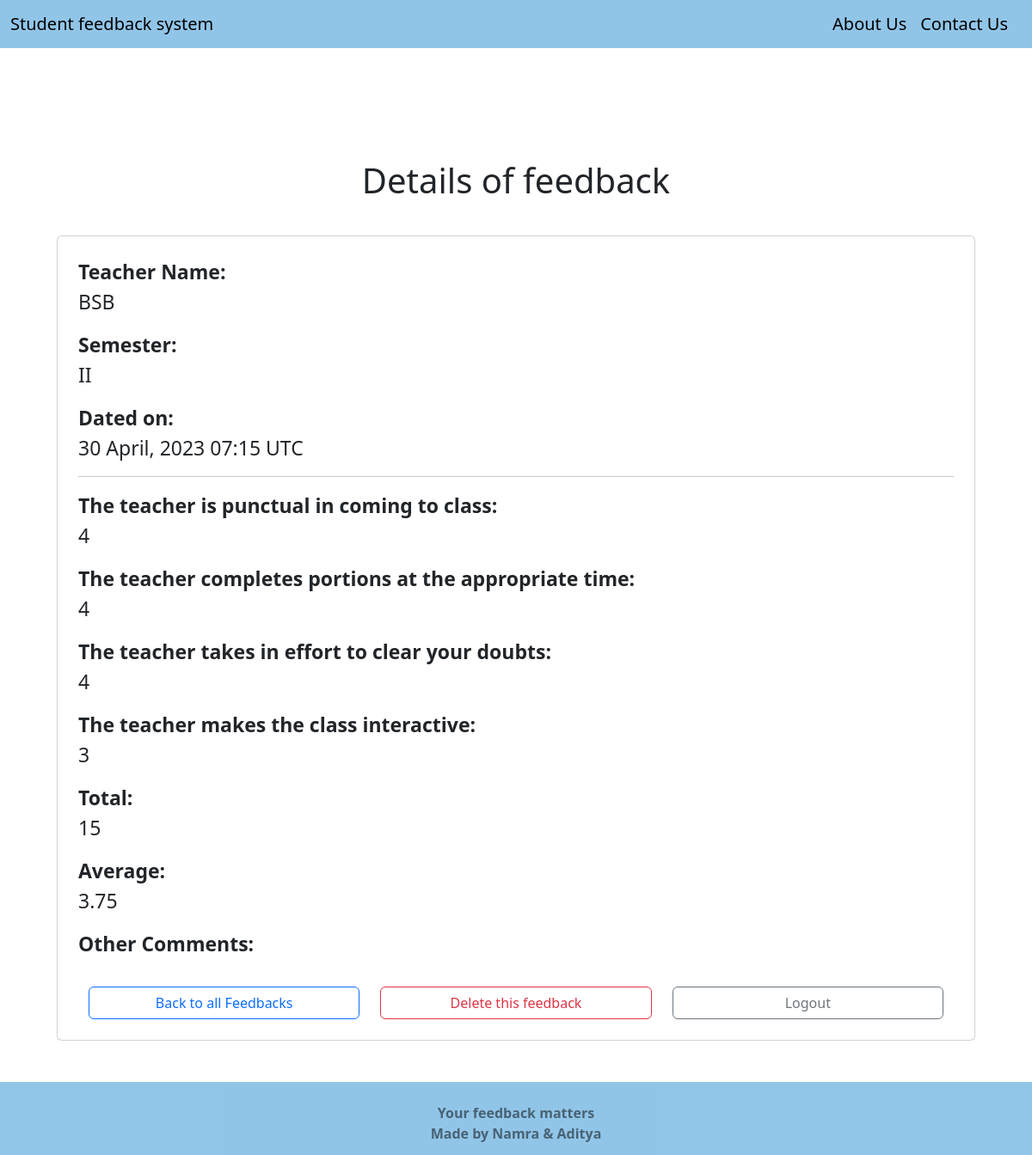
The page /review/feedback/34/ on the database its author committed.
### Feedback/models.py (models this page shows, shortened)
class FeedbackData(models.Model):
    CHOICES = (
            (1,'Unsatisfactory'),
            (2,'Satisfactory'),
            (3,'Good'),
            (4,'Very Good'),
            (5,'Outstanding')
            )
    date_submitted = models.DateTimeField(auto_now=True)
    teacher_name = models.ForeignKey(Faculty, verbose_name='Name of Teacher',
                                     on_delete=models.CASCADE)
    semester = models.ForeignKey(Semester, verbose_name='Semester',
                                  on_delete=models.SET_NULL, blank=True, null=True)
    punctuality = models.PositiveSmallIntegerField(verbose_name='The teacher is punctual in coming to class',
                                   default = None, blank=False, null=False,
                                   choices=CHOICES)
    portion = models.PositiveSmallIntegerField(verbose_name='The teacher completes portions at the appropriate time',
                               default = None, blank=False, null=False,
                               choices=CHOICES)
    doubt = models.PositiveSmallIntegerField(verbose_name='The teacher takes in effort to clear your doubts',
                             default = None, blank=False, null=False,
                             choices=CHOICES)
    interactive = models.PositiveSmallIntegerField(verbose_name='The teacher makes the class interactive',
                                   default = None, blank=False, null=False,
                                   choices=CHOICES)
    total = models.PositiveIntegerField()
    average = models.FloatField()
    comments = models.TextField(verbose_name='Any other feedback (your comments)',
                                blank=True)
    class Meta:
        verbose_name = 'Feedback Data'
        verbose_name_plural = 'Feedback Data'
    def __init__(self, *args, **kwargs):
        super(FeedbackData, self).__init__(*args, **kwargs)
        if 'teacher_name' in kwargs:
            self.fields['semester'].queryset = Semester.objects.filter(
                faculty=kwargs['teacher_name']
            )

### Review/models.py (models this page shows, shortened)
class Faculty(models.Model):
    BATCH = (
        ('A','A'),
        ('B','B'),
    )
    name=models.CharField(max_length=100)
    gmail=models.CharField(max_length=100)
    password=models.CharField(max_length=100)
    semester = models.ManyToManyField(Semester)
    subject=models.ManyToManyField(Subject)
    batch=models.CharField(verbose_name='batches',max_length=5,choices=BATCH)
    class Meta:
        verbose_name = 'Faculty'
        verbose_name_plural = 'Faculties'
    def __str__(self):
        return self.name

class Semester(models.Model):
    name=models.CharField(max_length=5)
    def __str__(self):
        return self.name

### Review/views.py (the view)
# urls.py: path('feedback/<int:pk>/', FeedbackDetailView.as_view(), name='FeedbackDetailView'),
class FeedbackDetailView(DetailView):
    model = FeedbackData
    template_name = 'Review/detail_feedback.html'
    context_object_name = 'feedback'

### Review/templates/Review/detail_feedback.html
{% extends 'Home/index.html' %}
{% block content %}
    <div class="container">
        <h1 class="text-center py-3">Details of feedback</h1>
        <div class="card p-4 m-4">
            <p style="font-size: 23px;"><strong>Teacher Name:</strong><br>{{ feedback.teacher_name }}</p>
            <p style="font-size: 23px;"><strong>Semester:</strong><br>{{ feedback.semester }}</p>
            <p style="font-size: 23px;"><strong>Dated on:</strong><br>{{ feedback.date_submitted|date:'d F, Y H:i e' }}</p>
            <hr class="p-0 m-0 mb-3">
            <p style="font-size: 23px;"><strong>The teacher is punctual in coming to class:</strong><br>{{ feedback.punctuality }}</p>
            <p style="font-size: 23px;"><strong>The teacher completes portions at the appropriate time:</strong><br>{{ feedback.portion }}</p>
            <p style="font-size: 23px;"><strong>The teacher takes in effort to clear your doubts:</strong><br>{{ feedback.doubt }}</p>
            <p style="font-size: 23px;"><strong>The teacher makes the class interactive:</strong><br>{{ feedback.interactive }}</p>
            <p style="font-size: 23px;"><strong>Total:</strong><br>{{ feedback.total }}</p>
            <p style="font-size: 23px;"><strong>Average:</strong><br>{{ feedback.average }}</p>
            <p style="font-size: 23px;"><strong>Other Comments:</strong><br>{{ feedback.comments }}</p>
            <div class="row pt-3">
                <a class="btn btn-outline-primary ml-4 mr-4 col" role="button" href="{% url 'ListFeedbackView' %}">Back to all Feedbacks</a>
                <a class="btn btn-outline-danger mr-4 col" role="button" href="{% url 'DeleteFeedbackView' feedback.id %}">Delete this feedback</a>
                <a class="btn btn-outline-secondary mr-4 col" role="button" href="{% url 'LogoutView' %}">Logout</a>
            </div>
        </div>
    </div>
{% endblock content %}

### Home/static/Home/style.css (style rules this page uses)
body { height: 100%; background-size: 100% 100%; }
html { height: 100%; }
a { border: none; color: black; text-align: center; transition: 0.3s; }
p { font-size: large; }

### rows shown on the page
FeedbackData: teacher_name "BSB", semester "II", date_submitted "30 April, 2023 07:15 UTC", punctuality "4", portion "4", doubt "4", interactive "3", total "15", average "3.75"
